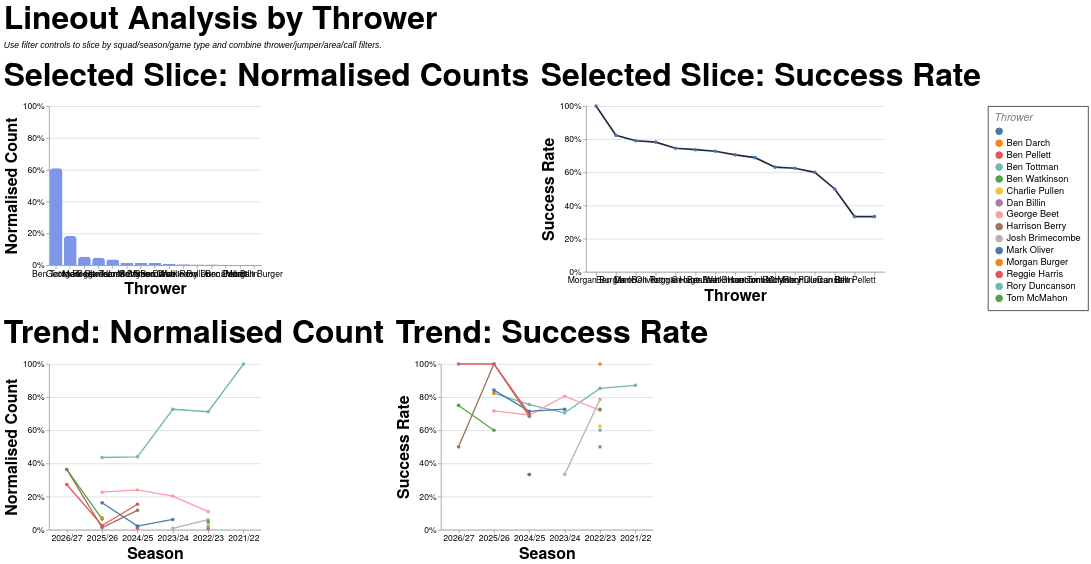

Here is the Vega-Lite specification saved for this chart:
### Vega-Lite specification from a JSON file in a GitHub repository (floating-point values rounded to 4 significant figures; data arrays with more than 128 entries replaced by an {"elided": "..."} marker saying what was removed)
{"config": {"axis": {"labelFont": "PT Sans Narrow, Helvetica Neue, Helvetica, Arial, sans-serif", "titleFont": "PT Sans Narrow, Helvetica Neue, Helvetica, Arial, sans-serif", "labelFontSize": 13, "titleFontSize": 24, "gridColor": "#202947", "gridOpacity": 0.2, "zindex": 1}, "text": {"font": "Lato, sans-serif"}, "bar": {"cornerRadiusEnd": 5}, "header": {"labelFont": "PT Sans Narrow, Helvetica Neue, Helvetica, Arial, sans-serif", "titleFont": "PT Sans Narrow, Helvetica Neue, Helvetica, Arial, sans-serif", "labelFontSize": 24, "titleFontSize": 28, "labelFontWeight": "bold", "orient": "left"}, "legend": {"labelFont": "PT Sans Narrow, Helvetica Neue, Helvetica, Arial, sans-serif", "titleFont": "PT Sans Narrow, Helvetica Neue, Helvetica, Arial, sans-serif", "labelFontSize": 14, "titleFontSize": 16, "titlePadding": 5, "fillColor": "white", "strokeColor": "black", "padding": 10, "titleFontWeight": "lighter", "titleFontStyle": "italic", "titleColor": "gray", "offset": 10}, "title": {"font": "PT Sans Narrow, Helvetica Neue, Helvetica, Arial, sans-serif", "fontSize": 48, "fontWeight": "bold", "anchor": "start", "align": "center", "titlePadding": 20, "subtitlePadding": 10, "subtitleFontSize": 13, "subtitleColor": "", "subtitleFontStyle": "italic", "offset": 15, "color": "black"}, "axisX": {"labelAngle": 0}, "facet": {"title": null, "header": null, "align": {"row": "each", "column": "each"}, "spacing": 10}, "resolve": {"scale": {"y": "independent", "facet": "independent"}}, "background": "transparent", "scale": {"offsetBandPaddingOuter": 0.2, "offsetBandPaddingInner": 0.1}, "view": {"stroke": null, "background": "transparent"}}, "vconcat": [{"hconcat": [{"mark": {"type": "bar", "color": "#7d96e8"}, "encoding": {"tooltip": [{"field": "thrower", "title": "Thrower", "type": "nominal"}, {"field": "attempts", "format": ",.0f", "title": "Lineouts", "type": "quantitative"}, {"field": "share", "format": ".1%", "title": "Normalised Count", "type": "quantitative"}], "x": {"field": "thrower", "sort": "-y", "title": "Thrower", "type": "nominal"}, "y": {"axis": {"format": "%"}, "field": "share", "scale": {"domain": [0, 1]}, "title": "Normalised Count", "type": "quantitative"}}, "height": 240, "title": "Selected Slice: Normalised Counts", "transform": [{"filter": "(loSquad == 'All' || datum.squad == loSquad) && (loGameType == 'All' || (loGameType == 'League + Cup' && (datum.game_type == 'League' || datum.game_type == 'Cup')) || (loGameType == 'League only' && datum.game_type == 'League') || datum.game_type == loGameType) && (loOpposition == 'All' || datum.opposition == loOpposition) && (loThrower == 'All' || datum.thrower == loThrower) && (loJumper == 'All' || datum.jumper == loJumper) && (loArea == 'All' || datum.area == loArea) && (loNumbers == 'All' || datum.numbers == loNumbers) && (loCall == 'All' || datum.call == loCall) && (loCallType == 'All' || datum.call_type == loCallType)"}, {"filter": "(loSeason == 'All' || datum.season == loSeason)"}, {"aggregate": [{"op": "count", "as": "attempts"}, {"op": "sum", "field": "won", "as": "won"}], "groupby": ["thrower"]}, {"joinaggregate": [{"op": "sum", "field": "attempts", "as": "total_attempts"}]}, {"calculate": "datum.attempts / datum.total_attempts", "as": "share"}, {"calculate": "datum.won / datum.attempts", "as": "success_rate"}], "width": 320}, {"mark": {"type": "line", "color": "#202946", "point": true, "strokeWidth": 2.5}, "encoding": {"tooltip": [{"field": "thrower", "title": "Thrower", "type": "nominal"}, {"field": "won", "format": ",.0f", "title": "Won", "type": "quantitative"}, {"field": "attempts", "format": ",.0f", "title": "Lineouts", "type": "quantitative"}, {"field": "success_rate", "format": ".1%", "title": "Success Rate", "type": "quantitative"}], "x": {"field": "thrower", "sort": "-y", "title": "Thrower", "type": "nominal"}, "y": {"axis": {"format": "%"}, "field": "success_rate", "scale": {"domain": [0, 1]}, "title": "Success Rate", "type": "quantitative"}}, "height": 250, "title": "Selected Slice: Success Rate", "transform": [{"filter": "(loSquad == 'All' || datum.squad == loSquad) && (loGameType == 'All' || (loGameType == 'League + Cup' && (datum.game_type == 'League' || datum.game_type == 'Cup')) || (loGameType == 'League only' && datum.game_type == 'League') || datum.game_type == loGameType) && (loOpposition == 'All' || datum.opposition == loOpposition) && (loThrower == 'All' || datum.thrower == loThrower) && (loJumper == 'All' || datum.jumper == loJumper) && (loArea == 'All' || datum.area == loArea) && (loNumbers == 'All' || datum.numbers == loNumbers) && (loCall == 'All' || datum.call == loCall) && (loCallType == 'All' || datum.call_type == loCallType)"}, {"filter": "(loSeason == 'All' || datum.season == loSeason)"}, {"aggregate": [{"op": "count", "as": "attempts"}, {"op": "sum", "field": "won", "as": "won"}], "groupby": ["thrower"]}, {"joinaggregate": [{"op": "sum", "field": "attempts", "as": "total_attempts"}]}, {"calculate": "datum.attempts / datum.total_attempts", "as": "share"}, {"calculate": "datum.won / datum.attempts", "as": "success_rate"}], "width": {"step": 30}}], "spacing": 16}, {"hconcat": [{"mark": {"type": "line", "point": true, "strokeWidth": 2}, "encoding": {"color": {"field": "thrower", "title": "Thrower", "type": "nominal"}, "tooltip": [{"field": "season", "title": "Season", "type": "nominal"}, {"field": "thrower", "title": "Thrower", "type": "nominal"}, {"field": "attempts", "format": ",.0f", "title": "Lineouts", "type": "quantitative"}, {"field": "norm_count", "format": ".1%", "title": "Normalised Count", "type": "quantitative"}], "x": {"field": "season", "sort": "-x", "title": "Season", "type": "nominal"}, "y": {"axis": {"format": "%"}, "field": "norm_count", "scale": {"domain": [0, 1]}, "title": "Normalised Count", "type": "quantitative"}}, "height": 250, "title": "Trend: Normalised Count", "transform": [{"filter": "(loSquad == 'All' || datum.squad == loSquad) && (loGameType == 'All' || (loGameType == 'League + Cup' && (datum.game_type == 'League' || datum.game_type == 'Cup')) || (loGameType == 'League only' && datum.game_type == 'League') || datum.game_type == loGameType) && (loOpposition == 'All' || datum.opposition == loOpposition) && (loThrower == 'All' || datum.thrower == loThrower) && (loJumper == 'All' || datum.jumper == loJumper) && (loArea == 'All' || datum.area == loArea) && (loNumbers == 'All' || datum.numbers == loNumbers) && (loCall == 'All' || datum.call == loCall) && (loCallType == 'All' || datum.call_type == loCallType)"}, {"aggregate": [{"op": "count", "as": "attempts"}, {"op": "sum", "field": "won", "as": "won"}], "groupby": ["season", "thrower"]}, {"joinaggregate": [{"op": "sum", "field": "attempts", "as": "season_attempts"}], "groupby": ["season"]}, {"calculate": "datum.attempts / datum.season_attempts", "as": "norm_count"}, {"calculate": "datum.won / datum.attempts", "as": "success_rate"}], "width": 320}, {"mark": {"type": "line", "point": true, "strokeWidth": 2}, "encoding": {"color": {"field": "thrower", "title": "Thrower", "type": "nominal"}, "tooltip": [{"field": "season", "title": "Season", "type": "nominal"}, {"field": "thrower", "title": "Thrower", "type": "nominal"}, {"field": "won", "format": ",.0f", "title": "Won", "type": "quantitative"}, {"field": "attempts", "format": ",.0f", "title": "Lineouts", "type": "quantitative"}, {"field": "success_rate", "format": ".1%", "title": "Success Rate", "type": "quantitative"}], "x": {"field": "season", "sort": "-x", "title": "Season", "type": "nominal"}, "y": {"axis": {"format": "%"}, "field": "success_rate", "scale": {"domain": [0, 1]}, "title": "Success Rate", "type": "quantitative"}}, "height": 250, "title": "Trend: Success Rate", "transform": [{"filter": "(loSquad == 'All' || datum.squad == loSquad) && (loGameType == 'All' || (loGameType == 'League + Cup' && (datum.game_type == 'League' || datum.game_type == 'Cup')) || (loGameType == 'League only' && datum.game_type == 'League') || datum.game_type == loGameType) && (loOpposition == 'All' || datum.opposition == loOpposition) && (loThrower == 'All' || datum.thrower == loThrower) && (loJumper == 'All' || datum.jumper == loJumper) && (loArea == 'All' || datum.area == loArea) && (loNumbers == 'All' || datum.numbers == loNumbers) && (loCall == 'All' || datum.call == loCall) && (loCallType == 'All' || datum.call_type == loCallType)"}, {"aggregate": [{"op": "count", "as": "attempts"}, {"op": "sum", "field": "won", "as": "won"}], "groupby": ["season", "thrower"]}, {"joinaggregate": [{"op": "sum", "field": "attempts", "as": "season_attempts"}], "groupby": ["season"]}, {"calculate": "datum.attempts / datum.season_attempts", "as": "norm_count"}, {"calculate": "datum.won / datum.attempts", "as": "success_rate"}], "width": 320}], "spacing": 16}], "data": {"name": "data-7e94a44382527f749b9a901a7b5a6fa0"}, "params": [{"name": "loSquad", "value": "All"}, {"name": "loSeason", "value": "All"}, {"name": "loGameType", "value": "All"}, {"name": "loOpposition", "value": "All"}, {"name": "loThrower", "value": "All"}, {"name": "loJumper", "value": "All"}, {"name": "loArea", "value": "All"}, {"name": "loNumbers", "value": "All"}, {"name": "loCall", "value": "All"}, {"name": "loCallType", "value": "All"}], "spacing": 22, "title": {"text": "Lineout Analysis by Thrower", "subtitle": "Use filter controls to slice by squad/season/game type and combine thrower/jumper/area/call filters."}, "$schema": "https://vega.github.io/schema/vega-lite/v5.20.1.json", "datasets": {"data-7e94a44382527f749b9a901a7b5a6fa0": {"elided": "1247 records"}}}
